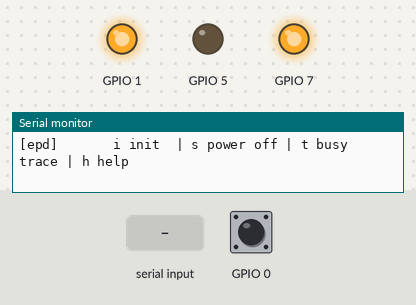
A program run on a simulated ESP32-C3. Shown: output pins drawn as LEDs (lit = HIGH), the last lines printed to the serial monitor. The inputs (shaded band) are chosen by the test bench; at power-on: GPIO 0 HIGH. Pins used as bus, display or sensor lines are not drawn.

Above: at 1.9 s.
2.0 s: "i" received over Serial
At 2.4 s:
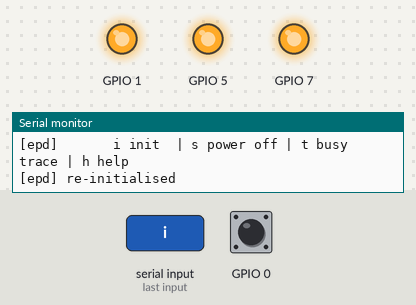
3.5 s: "i" received over Serial
At 4.5 s:
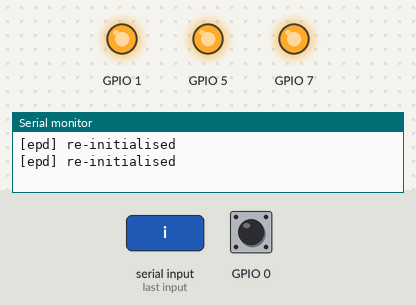
5.0 s: "w" received over Serial
At 5.8 s:
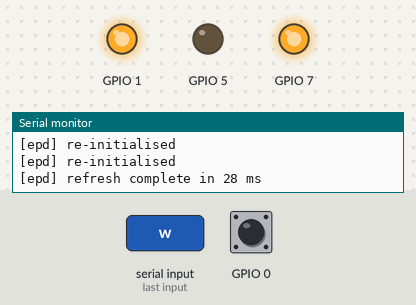
Timing chart, 0 to 8.0 s (numbered marks = the images above; inputs shaded):
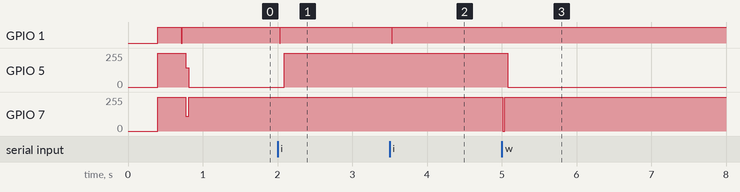

Measured:
- after the input at 2.0 s, GPIO 1: HIGH → LOW at once, → HIGH 0.01 s later; GPIO 5: 0/255 → 255/255 after 0.09 s
- after the input at 3.5 s, GPIO 1: HIGH → LOW at once, → HIGH 0.01 s later
- after the input at 5.0 s, GPIO 5: 255/255 → 0/255 after 0.08 s; GPIO 7: 255/255 → 0/255 at once, → 255/255 0.02 s later

The program:

main.cpp
```cpp
// ---------------------------------------------------------------------------
// SES-imagotag VUSION 2.6" e-paper label driven by an ESP32-C3 Super Mini.
//
// The label's own MCU is left untouched; the panel is driven directly over
// SPI. See README.md for wiring, power and safety notes.
// ---------------------------------------------------------------------------
#include <Arduino.h>

#include "epd_config.h"
#include "epd_hal.h"
#include "epd_itc.h"
#include "gfx.h"

// Pushes the current framebuffer and waits for the refresh to finish.
static void present() {
#if EPD_BUILD_TAG > 0
    gfx::buildTag(EPD_BUILD_TAG);
#endif

    const uint32_t start = millis();
    if (epd::show())
        Serial.printf("[epd] refresh complete in %lu ms\n",
                      static_cast<unsigned long>(millis() - start));
    else
        Serial.println("[epd] refresh failed");
}

// Prints BUSY for 15 s while the booster starts. A healthy panel releases BUSY
// shortly after 0x04; one that stays low has a supply or wiring problem.
static void traceBusy() {
    Serial.printf("[epd] BUSY idle = %d\n", digitalRead(pins::kBusy));
    epd::cmd(0x04);
    const uint32_t start = millis();
    while (millis() - start < 15000) {
        Serial.printf("[epd] +%4lu ms  BUSY = %d\n",
                      static_cast<unsigned long>(millis() - start),
                      digitalRead(pins::kBusy));
        delay(500);
    }
    epd::cmd(0x02);
}

static void printHelp() {
    Serial.println("[epd] keys: w white | k black | r red | p pattern | e hello");
    Serial.println("[epd]       i init  | s power off | t busy trace | h help");
}

void setup() {
    Serial.begin(115200);
    delay(300);

    epd::halBegin();

    Serial.printf("[epd] %ux%u, iTC controller, SPI %lu Hz\n", kPanelWidth,
                  kPanelHeight, static_cast<unsigned long>(EPD_SPI_HZ));
    Serial.printf("[epd] SCK=%d MOSI=%d CS=%d DC=%d RST=%d BUSY=%d\n",
                  pins::kSck, pins::kMosi, pins::kCs, pins::kDc, pins::kRst,
                  pins::kBusy);
    Serial.printf("[epd] build tag %d, boot demo %d\n", EPD_BUILD_TAG,
                  EPD_BOOT_DEMO);

    epd::init();

#if EPD_BOOT_DEMO == 1
    gfx::testPattern();
#else
    gfx::hello();
#endif
    present();

    printHelp();
}

void loop() {
    if (!Serial.available()) {
        delay(20);
        return;
    }

    switch (Serial.read()) {
        case 'w':
            epd::clear(epd::White);
            present();
            break;
        case 'k':
            epd::clear(epd::Black);
            present();
            break;
        case 'r':
            epd::clear(epd::Red);
            present();
            break;
        case 'p':
            gfx::testPattern();
            present();
            break;
        case 'e':
            gfx::hello();
            present();
            break;
        case 'i':
            epd::init();
            Serial.println("[epd] re-initialised");
            break;
        case 's':
            epd::powerOff();
            Serial.println("[epd] DC/DC off, image retained");
            break;
        case 't':
            traceBusy();
            break;
        case 'h':
            printHelp();
            break;
        default:
            break;
    }
}
```

epd_itc.h
```cpp
#pragma once

#include <stdint.h>

// Pervasive iTC driver for the 2.66" 296x152 black/white/red panel.
//
// The driver owns two 1 bpp planes and addresses them with a top-left origin
// and logical colours. Panel quirks (column-major layout, gate order, plane
// polarity) are applied here, so drawing code never needs to know about them.
namespace epd {

enum Colour : uint8_t { White, Black, Red };

void init();

// Pushes both planes and runs a full refresh. Returns false if BUSY never
// released. A BWR refresh takes roughly 15-25 s.
bool show();

// Turns the DC/DC converter off. The image is retained on the panel.
void powerOff();

void clear(Colour colour);
void pixel(int x, int y, Colour colour);

// Raw plane access, for advanced use. Layout: x * kPanelStride + (y / 8).
uint8_t* blackPlane();
uint8_t* redPlane();

}  // namespace epd
```

gfx.h
```cpp
#pragma once

#include "epd_itc.h"

// Minimal drawing primitives on top of the panel framebuffer. Everything here
// assumes a top-left origin, 1 bpp, and colours from epd::Colour.
namespace gfx {

void drawChar(int x, int y, char c, epd::Colour colour, int scale);
void drawText(int x, int y, const char* text, epd::Colour colour, int scale);
void drawDisc(int cx, int cy, int radius, epd::Colour colour);
void drawRing(int cx, int cy, int radius, int thickness, epd::Colour colour);
void drawSmiley(int cx, int cy, int radius);

// Identification card shown at boot.
void hello();

// Geometry and colour reference: border, checkerboard, red band, stripes.
void testPattern();

// Build number in the top-right corner.
void buildTag(int value);

}  // namespace gfx
```

epd_itc.cpp
```cpp
#include <Arduino.h>
#include <string.h>

#include "epd_config.h"
#include "epd_hal.h"
#include "epd_itc.h"

namespace epd {
namespace {

// iTC command set used by this panel.
constexpr uint8_t kPanelSetting = 0x00;    // soft reset when sent with 0x0E
constexpr uint8_t kDcDcOff = 0x02;
constexpr uint8_t kDcDcOn = 0x04;
constexpr uint8_t kWriteBlack = 0x10;
constexpr uint8_t kRefresh = 0x12;
constexpr uint8_t kWriteRed = 0x13;
constexpr uint8_t kTemperatureMode = 0xE0;
constexpr uint8_t kTemperature = 0xE5;

// Verified against the 2.66" film J panel. These are the values Pervasive uses
// for small C/J parts; the OTP copy cannot be read without 3-wire SDA.
constexpr uint8_t kPsrLow = 0xCF;
constexpr uint8_t kPsrHigh = 0x8D;

uint8_t s_black[kPlaneBytes];
uint8_t s_red[kPlaneBytes];

struct PixelRef {
    size_t index;
    uint8_t mask;
};

PixelRef locate(int x, int y) {
#if EPD_MIRROR_X
    x = kPanelWidth - 1 - x;
#endif
    uint8_t row = y & 7;
    size_t column = y >> 3;
#if EPD_MIRROR_Y
    column = kPanelStride - 1 - column;
    row = 7 - row;
#endif
    return {static_cast<size_t>(x) * kPanelStride + column,
            static_cast<uint8_t>(0x80u >> row)};
}

inline Colour toPanelColour(Colour colour) {
#if EPD_INVERT
    if (colour == White) return Black;
    if (colour == Black) return White;
#endif
    return colour;
}

}  // namespace

void init() {
    reset();

    const uint8_t softReset = 0x0E;
    cmdWithData(kPanelSetting, &softReset, 1);
    delay(5);

    const uint8_t temperature = static_cast<uint8_t>(EPD_TEMPERATURE_C);
    cmdWithData(kTemperature, &temperature, 1);

    const uint8_t useRegister = 0x02;
    cmdWithData(kTemperatureMode, &useRegister, 1);

    const uint8_t psr[2] = {kPsrLow, kPsrHigh};
    cmdWithData(kPanelSetting, psr, sizeof(psr));
}

bool show() {
    cmdWithData(kWriteBlack, s_black, sizeof(s_black));
    cmdWithData(kWriteRed, s_red, sizeof(s_red));

    if (!waitReady(5000)) return false;

    // The booster can take tens of seconds to come up on a weak supply.
    cmd(kDcDcOn);
    if (!waitReady(90000)) {
        Serial.println("[epd] DC/DC did not start: check VDD and booster caps");
        cmd(kDcDcOff);
        return false;
    }

    cmd(kRefresh);
    delay(5);
    if (!waitReady(45000)) return false;

    cmd(kDcDcOff);
    waitReady(5000);
    return true;
}

void powerOff() {
    cmd(kDcDcOff);
    waitReady(5000);
}

void clear(Colour colour) {
    const Colour panelColour = toPanelColour(colour);
    memset(s_black, panelColour == White ? 0xFF : 0x00, sizeof(s_black));
    memset(s_red, panelColour == Red ? 0xFF : 0x00, sizeof(s_red));
}

void pixel(int x, int y, Colour colour) {
    if (x < 0 || y < 0 || x >= kPanelWidth || y >= kPanelHeight) return;

    const PixelRef p = locate(x, y);
    switch (toPanelColour(colour)) {
        case White:  // black plane 1 = white, red plane 0 = no red
            s_black[p.index] |= p.mask;
            s_red[p.index] &= static_cast<uint8_t>(~p.mask);
            break;
        case Black:  // both planes 0 = black
            s_black[p.index] &= static_cast<uint8_t>(~p.mask);
            s_red[p.index] &= static_cast<uint8_t>(~p.mask);
            break;
        case Red:  // black plane 0, red plane 1
            s_black[p.index] &= static_cast<uint8_t>(~p.mask);
            s_red[p.index] |= p.mask;
            break;
    }
}

uint8_t* blackPlane() { return s_black; }
uint8_t* redPlane() { return s_red; }

}  // namespace epd
```

gfx.cpp
```cpp
#include <Arduino.h>
#include <math.h>
#include <string.h>

#include "epd_config.h"
#include "epd_itc.h"
#include "font5x7.h"
#include "gfx.h"

namespace gfx {

void drawChar(int x, int y, char c, epd::Colour colour, int scale) {
    if (c < 32 || c > 126) c = '?';
    if (scale < 1) scale = 1;

    const uint8_t* glyph = FONT5X7[c - 32];
    for (int col = 0; col < 5; col++)
        for (int row = 0; row < 7; row++)
            if (glyph[col] & (1 << row))
                for (int sy = 0; sy < scale; sy++)
                    for (int sx = 0; sx < scale; sx++)
                        epd::pixel(x + col * scale + sx, y + row * scale + sy,
                                   colour);
}

void drawText(int x, int y, const char* text, epd::Colour colour, int scale) {
    for (; *text; text++, x += 6 * scale)
        drawChar(x, y, *text, colour, scale);
}

void drawDisc(int cx, int cy, int radius, epd::Colour colour) {
    for (int y = -radius; y <= radius; y++)
        for (int x = -radius; x <= radius; x++)
            if (x * x + y * y <= radius * radius)
                epd::pixel(cx + x, cy + y, colour);
}

void drawRing(int cx, int cy, int radius, int thickness, epd::Colour colour) {
    const int inner = (radius - thickness) * (radius - thickness);
    for (int y = -radius; y <= radius; y++)
        for (int x = -radius; x <= radius; x++) {
            const int d = x * x + y * y;
            if (d <= radius * radius && d >= inner)
                epd::pixel(cx + x, cy + y, colour);
        }
}

void drawSmiley(int cx, int cy, int radius) {
    drawRing(cx, cy, radius, 4, epd::Red);
    drawDisc(cx - radius / 3, cy - radius / 3, radius / 9, epd::Black);
    drawDisc(cx + radius / 3, cy - radius / 3, radius / 9, epd::Black);
    for (int angle = 25; angle <= 155; angle++) {
        const float t = angle * PI / 180.0f;
        drawDisc(cx + static_cast<int>(0.6f * radius * cosf(t)),
                 cy + static_cast<int>(0.6f * radius * sinf(t)), 2, epd::Red);
    }
}

void hello() {
    epd::clear(epd::White);
    drawText(10, 16, "SES-imagotag", epd::Black, 2);
    drawText(10, 40, "VUSION 2.6\"", epd::Black, 2);
    drawText(10, 66, "296x152  BWR", epd::Red, 2);
    drawText(10, 92, "ESP32-C3  iTC", epd::Black, 2);
    drawSmiley(232, 76, 54);
}

void testPattern() {
    epd::clear(epd::White);
    for (int y = 0; y < kPanelHeight; y++)
        for (int x = 0; x < kPanelWidth; x++) {
            const bool border = (x < 3 || y < 3 || x >= kPanelWidth - 3 ||
                                 y >= kPanelHeight - 3);
            const bool checker =
                (((x - 3) / 16 + (y - 3) / 16) & 1) && y < kPanelHeight / 2;
            const bool redBand =
                (y >= kPanelHeight / 2 && y < kPanelHeight / 2 + 16);
            const bool stripes =
                (x >= kPanelWidth / 2) && (y >= kPanelHeight * 3 / 4) &&
                (((x - kPanelWidth / 2) / 6) & 1);

            if (border || checker || stripes) epd::pixel(x, y, epd::Black);
            if (redBand) epd::pixel(x, y, epd::Red);
        }
}

void buildTag(int value) {
    char tag[8];
    snprintf(tag, sizeof(tag), "%d", value);
    const int length = static_cast<int>(strlen(tag));
    drawText(kPanelWidth - 6 - length * 18, 2, tag, epd::Black, 3);
}

}  // namespace gfx
```

epd_config.h
```cpp
#pragma once

// ---------------------------------------------------------------------------
// Panel: Pervasive Displays 2.66" 296x152 black/white/red, iTC controller
//        (sold as SE2266JS0C1 / E2266JS0C1)
// Target: ESP32-C3 Super Mini, Arduino framework
//
// The panel was recovered from a SES-imagotag VUSION electronic shelf label.
// Its controller is Pervasive's iTC, not an IL0373 or SSD16xx part: see
// docs/controller-notes.md before changing anything here.
// ---------------------------------------------------------------------------

#include <stddef.h>
#include <stdint.h>

constexpr uint16_t kPanelWidth = 296;
constexpr uint16_t kPanelHeight = 152;

// iTC stores the image column-major: one 152-bit column per source line,
// MSB first. 19 bytes per column, 5624 bytes per plane.
constexpr uint16_t kPanelStride = (kPanelHeight + 7) / 8;
constexpr size_t kPlaneBytes = (size_t)kPanelWidth * kPanelStride;

// SPI clock. 1 MHz is reliable on 10 cm jumper wires; the panel accepts more
// once the harness is short and solid. Keep the default conservative so the
// first power-up in a new build always works.
#ifndef EPD_SPI_HZ
#define EPD_SPI_HZ 1000000
#endif

// Setup time around every CS edge, in microseconds.
#ifndef EPD_CS_SETUP_US
#define EPD_CS_SETUP_US 10
#endif

// Panel temperature, in degrees Celsius, used to select the refresh waveform.
// iTC encodes it as a plain integer: 0 C = 0x00, 22 C = 0x16, 25 C = 0x19.
#ifndef EPD_TEMPERATURE_C
#define EPD_TEMPERATURE_C 25
#endif

// Frame rendered at boot: 0 = identification card, 1 = geometry test pattern.
#ifndef EPD_BOOT_DEMO
#define EPD_BOOT_DEMO 0
#endif

// Build number drawn in the top-right corner (0 disables it). A retained
// frame looks identical to a fresh one, so the tag makes a failed refresh
// obvious.
#ifndef EPD_BUILD_TAG
#define EPD_BUILD_TAG 1
#endif

// ---------------------------------------------------------------------------
// Panel supply switch
//   EPD_PANEL_POWER_PIN = -1          VDD tied to 3V3, panel always on
//   EPD_PANEL_POWER_ACTIVE_LOW = 1    P-MOSFET high-side switch (recommended)
//   EPD_PANEL_POWER_ACTIVE_LOW = 0    GPIO drives VDD directly (bench only)
// ---------------------------------------------------------------------------
#ifndef EPD_PANEL_POWER_PIN
#define EPD_PANEL_POWER_PIN 3
#endif
#ifndef EPD_PANEL_POWER_ACTIVE_LOW
#define EPD_PANEL_POWER_ACTIVE_LOW 1
#endif

// ---------------------------------------------------------------------------
// Wiring: ESP32-C3 Super Mini -> panel FPC test pads
//
// GPIO 2/8/9 are strapping pins and are avoided on purpose. GPIO 18/19 are
// USB D-/D+, GPIO 20/21 are UART0.
// ---------------------------------------------------------------------------
namespace pins {
constexpr int kSck = 4;    // SCL
constexpr int kMosi = 6;   // SDA (also used for the OTP read on 3-wire parts)
constexpr int kMiso = 10;  // unused, kept so SPI.begin() stays explicit
constexpr int kCs = 7;     // CS
constexpr int kDc = 5;     // D/C: LOW = command, HIGH = data
constexpr int kRst = 1;    // RES, active low
constexpr int kBusy = 0;   // BUSY, open-drain, LOW = busy
constexpr int kPower = EPD_PANEL_POWER_PIN;
constexpr bool kPowerActiveLow = EPD_PANEL_POWER_ACTIVE_LOW != 0;
}  // namespace pins

// ---------------------------------------------------------------------------
// Orientation. These three values are the combination verified on this panel
// with the ESP32-C3 harness. Change them only for a different film or label.
// ---------------------------------------------------------------------------
#ifndef EPD_MIRROR_X
#define EPD_MIRROR_X 0
#endif
#ifndef EPD_MIRROR_Y
#define EPD_MIRROR_Y 1
#endif
// This film presents the black plane inverted relative to the datasheet
// convention, so logical black and white are swapped on the way out.
#ifndef EPD_INVERT
#define EPD_INVERT 1
#endif
```

epd_hal.h
```cpp
#pragma once

#include <stddef.h>
#include <stdint.h>

// Low-level transport: GPIO, hardware SPI and the BUSY handshake. Nothing in
// this module knows about panel commands.
namespace epd {

// Configures the GPIOs, starts SPI and (optionally) switches panel power on.
void halBegin();

// Hardware reset. Timing follows the iTC application note.
void reset();

void cmd(uint8_t command);
void data(const uint8_t* buffer, size_t length);

// Command byte followed by its payload in a single CS frame. The iTC
// controller keys on this framing: splitting it into cmd() + data() makes the
// panel silently ignore the write.
void cmdWithData(uint8_t command, const uint8_t* buffer, size_t length);

// True while the panel is busy. iTC BUSY is open-drain and active low.
bool busy();

// Blocks until BUSY releases. Returns false on timeout.
bool waitReady(uint32_t timeoutMs);

}  // namespace epd
```

Source omitted: font5x7.h (data table, 5018 bytes), epd_hal.cpp (2862 bytes)
